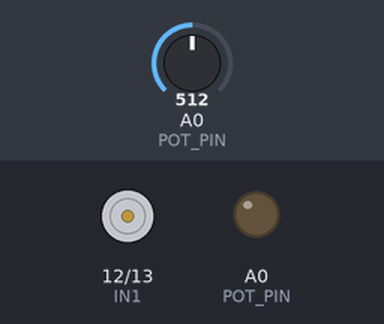
Bench run of a sketch on a simulated Arduino Uno, built for the host (arithmetic inside an expression is 32-bit, double 64-bit). On the bench: motor-driver pin pairs drawn as motors (green arrow = first pin HIGH = forward, orange = second pin HIGH = backward, longer = more drive), output pins drawn as LEDs (lit = HIGH). Inputs (shaded band) come from the test bench; at power-on: A0 (POT_PIN) = 512. What the sketch prints to the serial monitor is not drawn.

Above: at 1.2 s.
1.3 s: A0 (POT_PIN) set to 161
2.8 s: A0 (POT_PIN) set to 146
At 3.9 s:
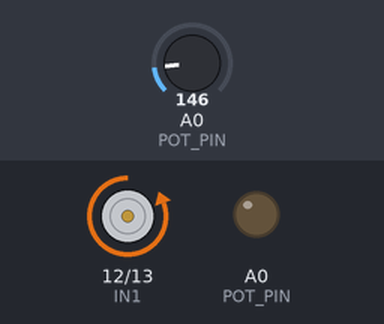
4.3 s: A0 (POT_PIN) set to 1023
At 5.3 s:
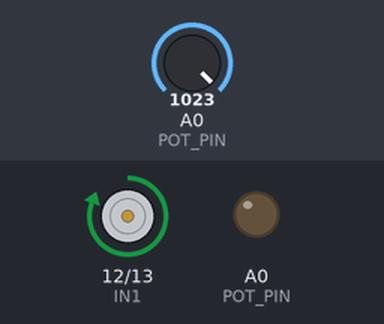
5.8 s: A0 (POT_PIN) set to 949
7.3 s: A0 (POT_PIN) set to 913
At 8.0 s:
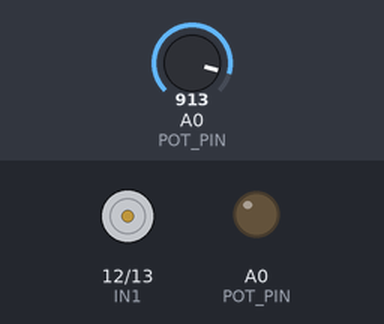
8.8 s: A0 (POT_PIN) set to 122
At 9.4 s:
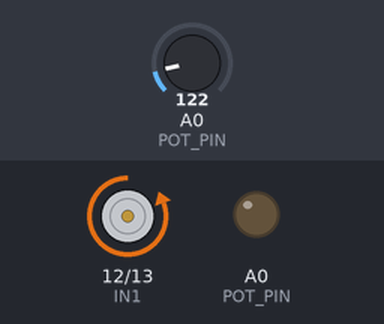
Timing chart, 0 to 11.3 s (numbered marks = the images above; inputs shaded):
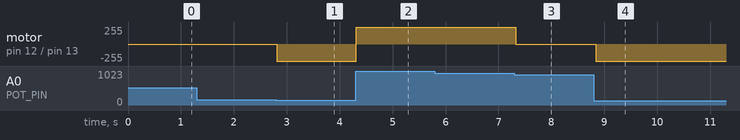

The sketch:

TP_ControlMotor.ino
```cpp
#include <Arduino.h>

// Analog input pin for variable resistor
#define POT_PIN A0

// Motor driver pins
#define IN1 12       // Direction pin 1
#define IN2 13       // Direction pin 2
#define ENA 14       // PWM pin (connected to ENA of motor driver)

void setup() {
  Serial.begin(115200);

  pinMode(IN1, OUTPUT);
  pinMode(IN2, OUTPUT);
  pinMode(ENA, OUTPUT);

  analogWriteFreq(5000); // Optional: Set PWM frequency to 5kHz
}

void loop() {
  int potValue = analogRead(POT_PIN); // 0 to 1023
  float voltage = potValue * (3.3 / 1023.0); // Convert to voltage

  Serial.print("Analog: ");
  Serial.print(potValue);
  Serial.print(" -> Voltage: ");
  Serial.println(voltage);

  if (voltage > 3.0) {
    Serial.println("→ Forward");
    digitalWrite(IN1, HIGH);
    digitalWrite(IN2, LOW);
    analogWrite(ENA, 512);  // 50% duty cycle
  }
  else if (voltage < 0.5) {
    Serial.println("← Reverse");
    digitalWrite(IN1, LOW);
    digitalWrite(IN2, HIGH);
    analogWrite(ENA, 307);  // 30% duty cycle
  }
  else {
    Serial.println("⏹ Stop");
    digitalWrite(IN1, LOW);
    digitalWrite(IN2, LOW);
    analogWrite(ENA, 0);    // Stop motor
  }

  delay(100);
}
```

Measured:
- the behaviour switches between 155 and 154 on A0 (POT_PIN) (found by bisection; images 0 and 1)
- the behaviour switches between 931 and 930 on A0 (POT_PIN) (found by bisection; images 2 and 3)
- after the input at 1.3 s, every drawn part: stays the same
- after the input at 2.8 s, motor on pin 12 (IN1) / pin 13 (IN2): stopped → backward 255/255 at once
- after the input at 4.3 s, motor on pin 12 (IN1) / pin 13 (IN2): backward 255/255 → forward 255/255 at once
- after the input at 5.8 s, every drawn part: stays the same
- after the input at 7.3 s, motor on pin 12 (IN1) / pin 13 (IN2): forward 255/255 → stopped at once
- after the input at 8.8 s, motor on pin 12 (IN1) / pin 13 (IN2): stopped → backward 255/255 at once
